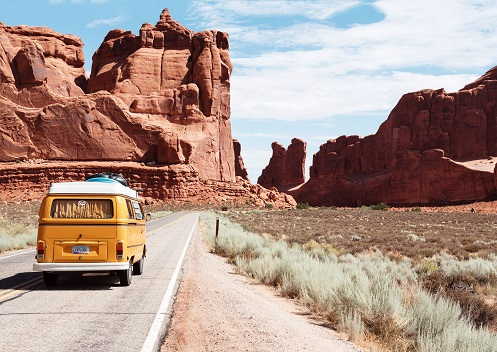
#> input picture 1_copy.jpg, 497 x 352 px
$ python Perspective_transformations_in_images.py
#> lines starting #> are read from the running program, lines starting #| are printed output that depends on the picture
# -*- coding: utf-8 -*-
"""
Created on Mon Mar 16 14:52:21 2020

@author: vijay chauhan
Perpective Transformations

"""

import numpy as np
import cv2 as cv
from matplotlib import pyplot as plt
img=cv.imread('1_copy.jpg')
#> img is the input picture: shape (352, 497, 3); mean B, G, R 138.9, 148.4, 171.9
cv.namedWindow('frame',cv.WINDOW_NORMAL)
cv.resizeWindow('frame',300,300)
rows,cols=img.shape[:2]
#> rows = 352; cols = 497
def call(event,x,y,flag,param):
    if event==cv.EVENT_LBUTTONDOWN:
        print(x,y)
cv.setMouseCallback('frame',call)

pt1 = np.float32([[43,166],[172,172],[21,283],[165,281]])
pt2 = np.float32([[0,0],[600,0],[0,300],[300,300]])
m=cv.getPerspectiveTransform(pt1,pt2)

img=cv.warpPerspective(img,m,(300,300))
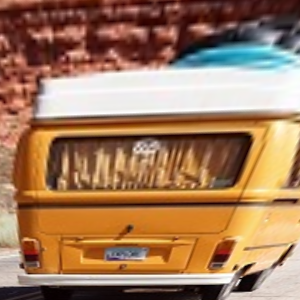
#> img: shape (300, 300, 3); mean B, G, R 92.8, 123.5, 162.8
cv.imshow('frame',img)
cv.waitKey(10000)
cv.destroyAllWindows()

$ run again, with 4.jpg copied over 1_copy.jpg
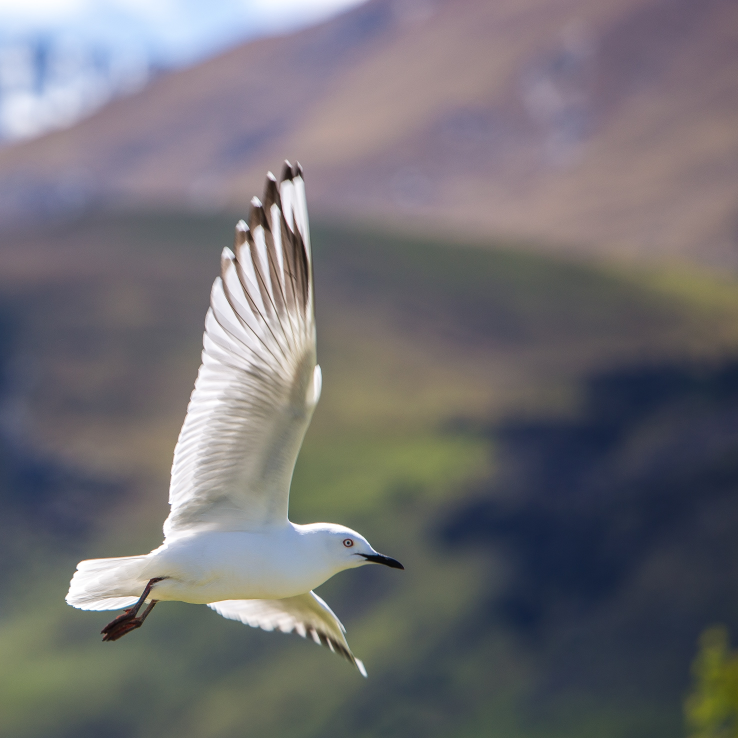
#> input picture 4.jpg, 2952 x 2952 px (shown at 1/4 size)
#> img is the input picture: shape (2952, 2952, 3); mean B, G, R 115.6, 111.6, 113.3
#> `img=cv.warpPerspective(img,m,(300,300))`:
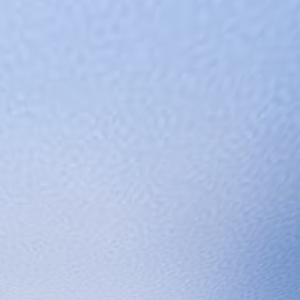
#> img: shape (300, 300, 3); mean B, G, R 228.8, 194.3, 175.7
